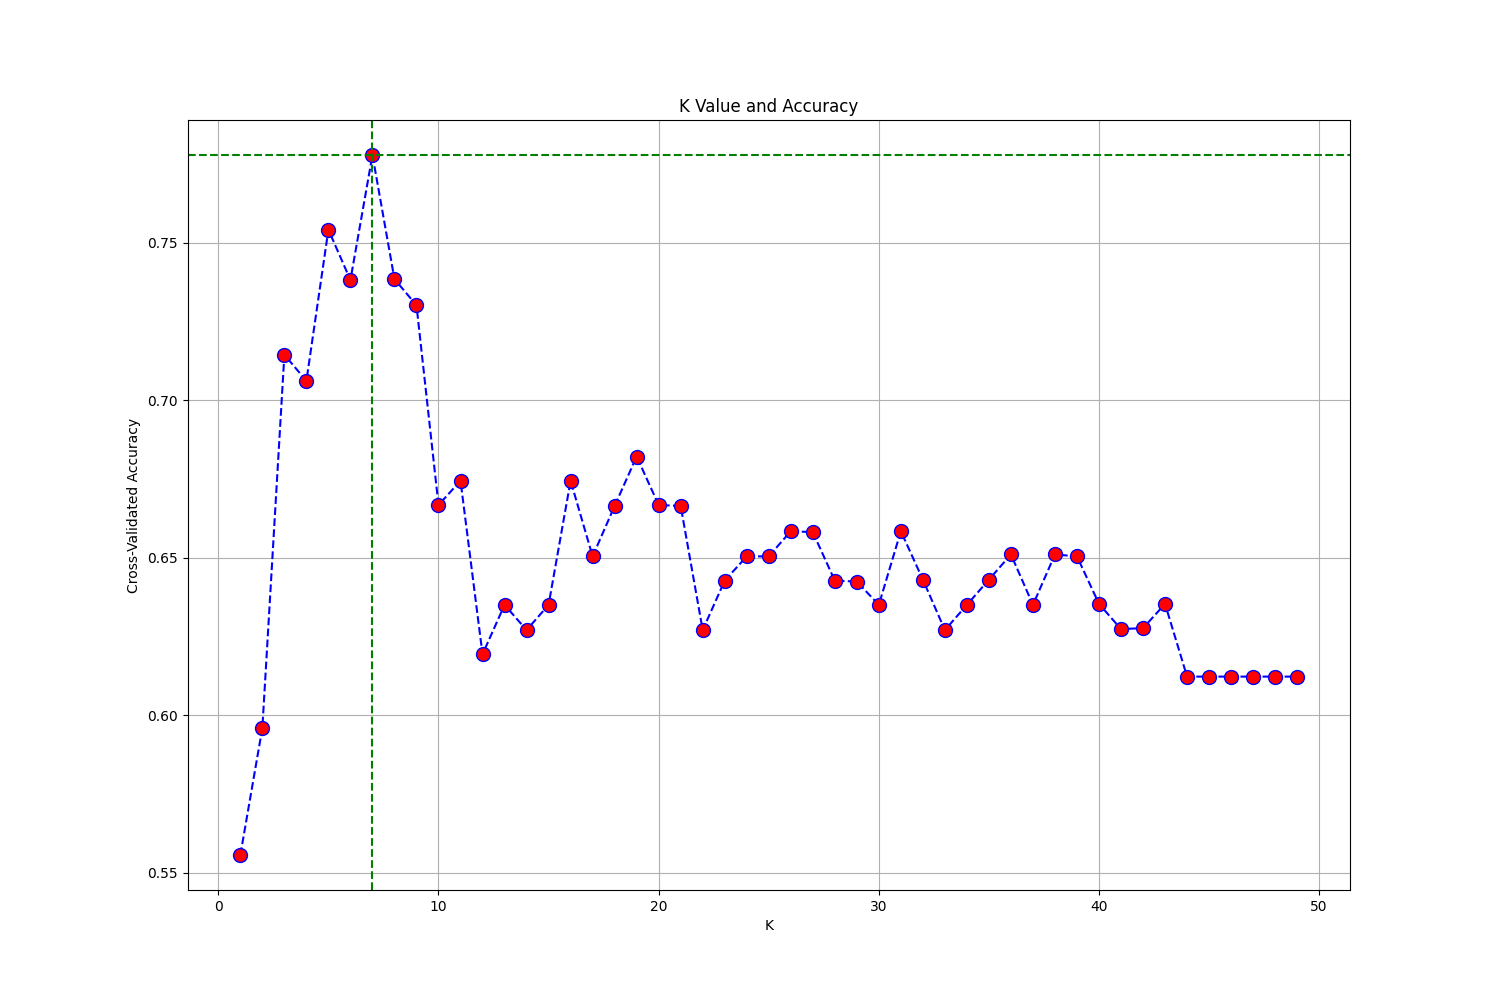

Recreate this plot in Python.
from sklearn.neighbors import KNeighborsClassifier
from sklearn.model_selection import cross_val_score, KFold
from sklearn.preprocessing import StandardScaler
import pandas as pd
import numpy as np
import matplotlib.pyplot as plt

data = pd.read_csv('df_clean.csv')
data = data.drop(columns=['Unnamed: 0', 'Person ID']).drop_duplicates()

X = data.drop('Sleep Disorder', axis=1)
y = data['Sleep Disorder']

scaler = StandardScaler()
X_scaled = scaler.fit_transform(X)

kf = KFold(n_splits=5, shuffle=True, random_state=20)
k_range = range(1, 50)
k_scores = []
for k in k_range:
    knn = KNeighborsClassifier(n_neighbors=k)
    scores = cross_val_score(knn, X_scaled, y, cv=kf, scoring='accuracy')
    k_scores.append(scores.mean())
optimal_k = k_range[np.argmax(k_scores)]
optimal_score = max(k_scores)

plt.figure(figsize=(15, 10))
plt.plot(k_range, k_scores, color='blue', linestyle='dashed', marker='o',markerfacecolor='red', markersize=10)
plt.title('K Value and Accuracy')
plt.xlabel('K')
plt.ylabel('Cross-Validated Accuracy')
plt.grid(True)
plt.axvline(x=optimal_k, color='green', linestyle='--')
plt.axhline(y=optimal_score, color='green', linestyle='--')
plt.scatter(optimal_k, optimal_score, color='red')
plt.savefig('Knn')
plt.show()
print(optimal_k)
